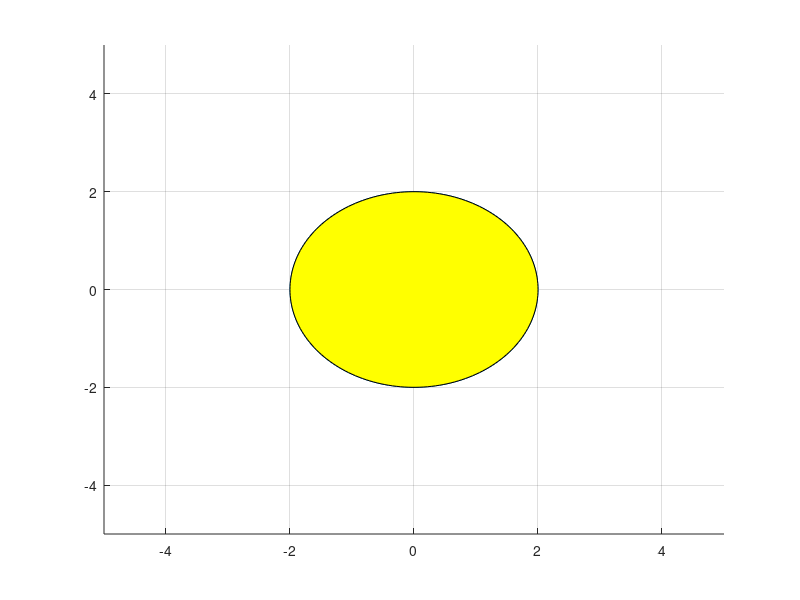

Write the MATLAB code that produced this figure.
clear all
r= 2 ;
theta_upper=linspace( 0 , pi );
theta_lower=linspace( pi , 2*pi );
x_upper=r.*cos(theta_upper);
x_lower=r.*cos(theta_lower);
x=[x_upper x_lower];
y_upper=r.*sin(theta_upper);
y_lower=r.*sin(theta_lower);
y=[y_upper y_lower];
hold on;
plot( x , y ) ; grid on ;
axis ( [ -5 , 5 , -5 , 5 ] );
fill (x , y ,'y' ) ;